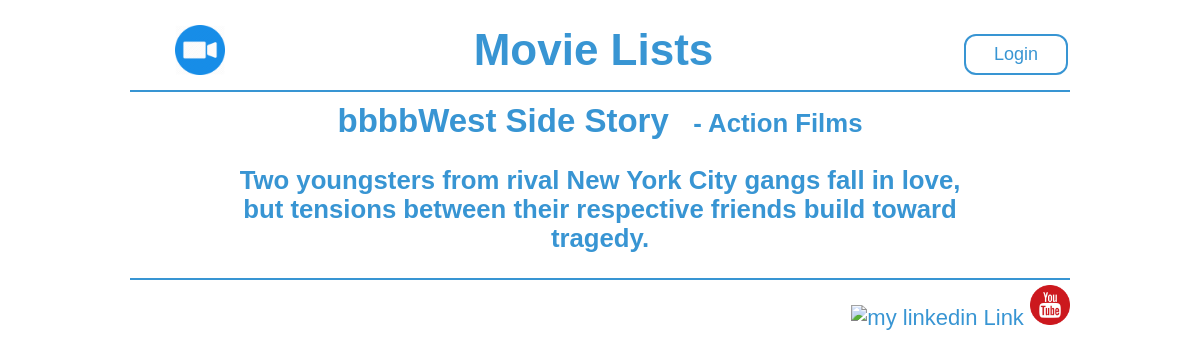
/catalog/1/1, run on the app's committed database.
### database_setup.py (models this page shows, shortened)
class CategoryItem(Base):
    __tablename__ = 'category_item'
    name = Column(String(80), nullable=False)
    id = Column(Integer, primary_key=True)
    description = Column(String(250))
    categories_id = Column(Integer, ForeignKey('categories.id'))
    categories = relationship(Categories, single_parent=True)
    user_id = Column(Integer, ForeignKey('user.id'))
    user = relationship(User)

class Categories(Base):
    __tablename__ = 'categories'
    id = Column(Integer, primary_key=True)
    name = Column(String(250), nullable=False)
    user_id = Column(Integer, ForeignKey('user.id'))
    user = relationship(User)

### project.py (the view)
@app.route('/catalog/<int:categories_id>/<int:items_id>')
def showItem(categories_id, items_id):
    categories = session.query(Categories).filter_by(id=categories_id).one()
    items = session.query(CategoryItem).filter_by(id=items_id).one()
    if 'username' not in login_session or \
            items.user_id != login_session['user_id']:
        return render_template('publicitem.html', categories=categories,
                               items=items)
    else:  # if user is the creator, able to access update and delete the item
        return render_template('item.html', categories=categories, items=items)

### templates/publicitem.html (shortened to what this page needs)
{% include "header.html" %}
<div class="item">
  <h2 class="inline">bbbb{{items.name}}</h2>
  <h3 class="inline"><a href = "{{url_for('showCategories', categories_id=categories.id)}}" style="color:black">- {{categories.name}}</a></h3>
  <h3 class="description">{{items.description}}</h3>
</div>
{% include "footer.html" %}
</body>
</html>

### static/styles.css (style rules this page uses)
* { color: #3895D3 !important; }
a:link { text-decoration: none; }
body { position: absolute; left: 10%; right: 10%; padding: 5px; margin: 5px; font-family: 'Arial'; font-size: 22px; }
.inline { padding-top: 20px; display: inline; }
.item { text-align: center; padding-top: 10px; }
.description { max-width: 80%; text-align-last: auto; padding-left: 10%; }

### data on the page
CategoryItem: name "West Side Story", description "Two youngsters from rival New York City gangs fall in love, but tensions between their respective friends build toward tragedy."
Categories: name "Action Films"
